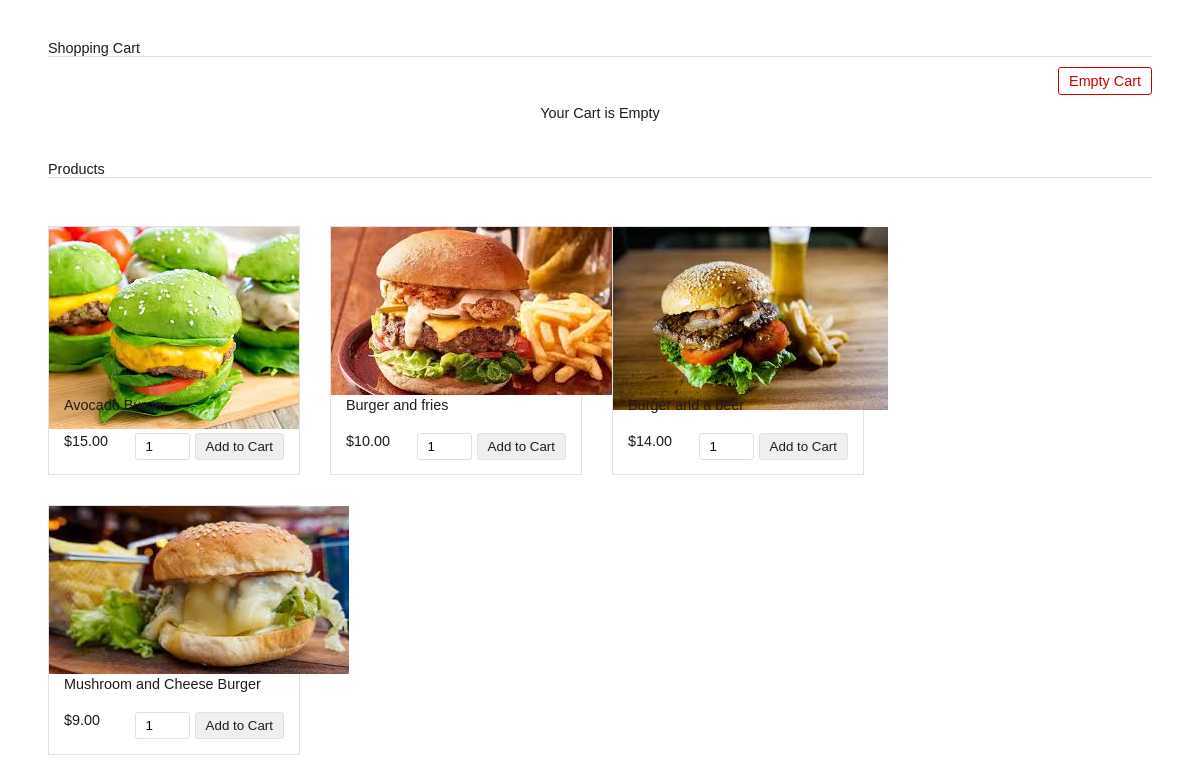
/xavierburger/order.php, run on the app's committed database.
### tables this page shows
CREATE TABLE `tblproduct` (
  `id` int(8) NOT NULL,
  `name` varchar(255) NOT NULL,
  `code` varchar(255) NOT NULL,
  `image` text NOT NULL,
  `price` double(10,2) NOT NULL
);

### xavierburger/dbcontroller.php (called while the page is built, shortened)
<?php
class DBController {
	private $host = "localhost";
	private $user = "root";
	private $password = "";
	private $database = "xavierburgers";
	private $conn;
	function __construct() {
		$this->conn = $this->connectDB();
	}
	function connectDB() {
		$conn = mysqli_connect($this->host,$this->user,$this->password,$this->database);
		return $conn;
	}
	function runQuery($query) {
		$result = mysqli_query($this->conn,$query);
		while($row=mysqli_fetch_assoc($result)) {
			$resultset[] = $row;
		}
		if(!empty($resultset))
			return $resultset;
	}
}
?>

### xavierburger/order.php (the view, shortened to what this page needs)
<?php
require_once("dbcontroller.php");
$db_handle = new DBController();
include('connect.php');
?>
<HTML>
<HEAD>
<link href="style.css" type="text/css" rel="stylesheet" />
</HEAD>
<BODY>
<div id="shopping-cart">
<div class="txt-heading">Shopping Cart</div>
<a id="btnEmpty" href="order.php?action=empty">Empty Cart</a>
<?php
if(isset($_SESSION["cart_item"])){
    $total_quantity = 0;
    $total_price = 0;
?>
<table class="tbl-cart" cellpadding="10" cellspacing="1">
<tbody>
<tr>
<th style="text-align:left;">Name</th>
<th style="text-align:left;">Code</th>
<th style="text-align:right;" width="5%">Quantity</th>
<th style="text-align:right;" width="10%">Unit Price</th>
<th style="text-align:right;" width="10%">Price</th>
<th style="text-align:center;" width="5%">Remove</th>
</tr>
<?php
    foreach ($_SESSION["cart_item"] as $item){
        $item_price = $item["quantity"]*$item["price"];
		?>
				<tr>
				<td><img src="<?php echo $item["image"]; ?>" class="cart-item-image" /><?php echo $item["name"]; ?></td>
				<td><?php echo $item["code"]; ?></td>
				<td style="text-align:right;"><?php echo $item["quantity"]; ?></td>
				<td  style="text-align:right;"><?php echo "$ ".$item["price"]; ?></td>
				<td  style="text-align:right;"><?php echo "$ ". number_format($item_price,2); ?></td>
				<td style="text-align:center;"><a href="order.php?action=remove&code=<?php echo $item["code"]; ?>" class="btnRemoveAction"><img src="icon-delete.png" alt="Remove Item" /></a></td>
				</tr>
				<?php
				$total_quantity += $item["quantity"];
				$total_price += ($item["price"]*$item["quantity"]);
				$code= $item["code"];
				$quantity= $item["quantity"];
				$unitprice= $item["price"];
				$totalprice= number_format($item_price,2);
				$query = $db->prepare("INSERT INTO `ordertable`(`id`, `code`,`quantity`, `unitprice`,`totalprice`) VALUES (?,?,?,?,?)");
                $query->bind_param("isiii", $id, $code, $quantity ,$unitprice,$totalprice);
                $query->execute();
                $query->close();
                mysqli_query($db, $query);
		}
		?>
<tr>
<td colspan="2" align="right">Total:</td>
<td align="right"><?php echo $total_quantity; ?></td>
<td align="right" colspan="2"><strong><?php echo "$ ".number_format($total_price, 2); ?></strong></td>
<td></td>
</tr>
</tbody>
</table>
  <?php
} else {
?>
<div class="no-records">Your Cart is Empty</div>
<?php
}
?>
</div>
<div id="product-grid">
	<div class="txt-heading">Products</div>
	<?php
	$product_array = $db_handle->runQuery("SELECT * FROM tblproduct ORDER BY id ASC");
	if (!empty($product_array)) {
		foreach($product_array as $key=>$value){
	?>
		<div class="product-item">
			<form method="post" action="order.php?action=add&code=<?php echo $product_array[$key]["code"]; ?>">
			<div class="product-image"><img src="<?php echo $product_array[$key]["image"]; ?>"></div>
			<div class="product-tile-footer">
			<div class="product-title"><?php echo $product_array[$key]["name"]; ?></div>
			<div class="product-price"><?php echo "$".$product_array[$key]["price"]; ?></div>
			<div class="cart-action"><input type="text" class="product-quantity" name="quantity" value="1" size="2" /><input type="submit" value="Add to Cart" class="btnAddAction" /></div>
			</div>
			</form>
		</div>
	<?php
		}
	}
	?>
</div>
</BODY>
</HTML>

### xavierburger/style.css (style rules this page uses)
body { font-family: Arial; color: #211a1a; font-size: 0.9em; }
#shopping-cart { margin: 40px; }
#product-grid { margin: 40px; }
.txt-heading { color: #211a1a; border-bottom: 1px solid #E0E0E0; overflow: auto; }
#btnEmpty { background-color: #ffffff; border: #d00000 1px solid; padding: 5px 10px; color: #d00000; float: right; text-decoration: none; border-radius: 3px; margin: 10px 0px; }
.btnAddAction { padding: 5px 10px; margin-left: 5px; background-color: #efefef; border: #E0E0E0 1px solid; color: #211a1a; float: right; text-decoration: none; border-radius: 3px; cursor: pointer; }
#product-grid .txt-heading { margin-bottom: 18px; }
.product-item { float: left; background: #ffffff; margin: 30px 30px 0px 0px; border: #E0E0E0 1px solid; }
.product-image { height: 155px; width: 250px; background-color: #FFF; }
.product-title { margin-bottom: 20px; }
.product-price { float:left; }
.cart-action { float: right; }
.product-quantity { padding: 5px 10px; border-radius: 3px; border: #E0E0E0 1px solid; }
.product-tile-footer { padding: 15px 15px 0px 15px; overflow: auto; }
.no-records { text-align: center; clear: both; margin: 38px 0px; }

### data on the page
tblproduct: image (picture), name "Avocado Burger", price "15.00"
tblproduct: image (picture), name "Burger and fries", price "10.00"
tblproduct: image (picture), name "Burger and a beer", price "14.00"
tblproduct: image (picture), name "Mushroom and Cheese Burger", price "9.00"
